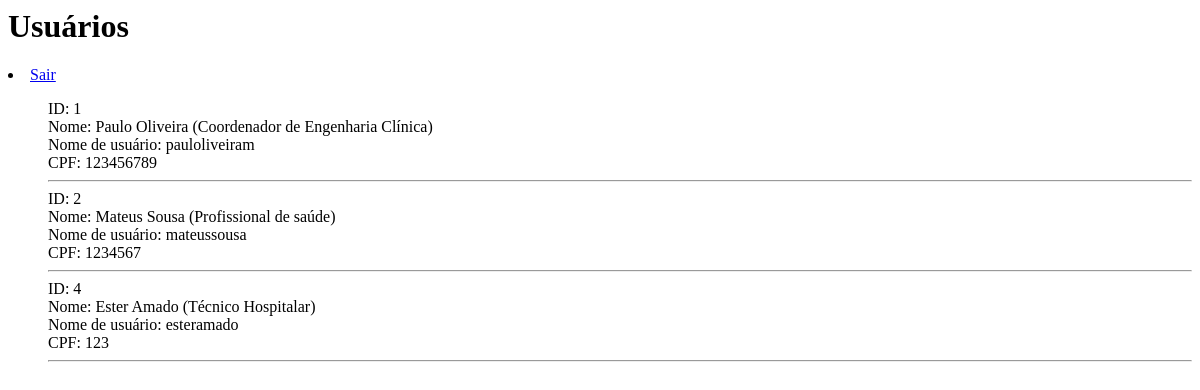
The app's page /usuarios/, older data.
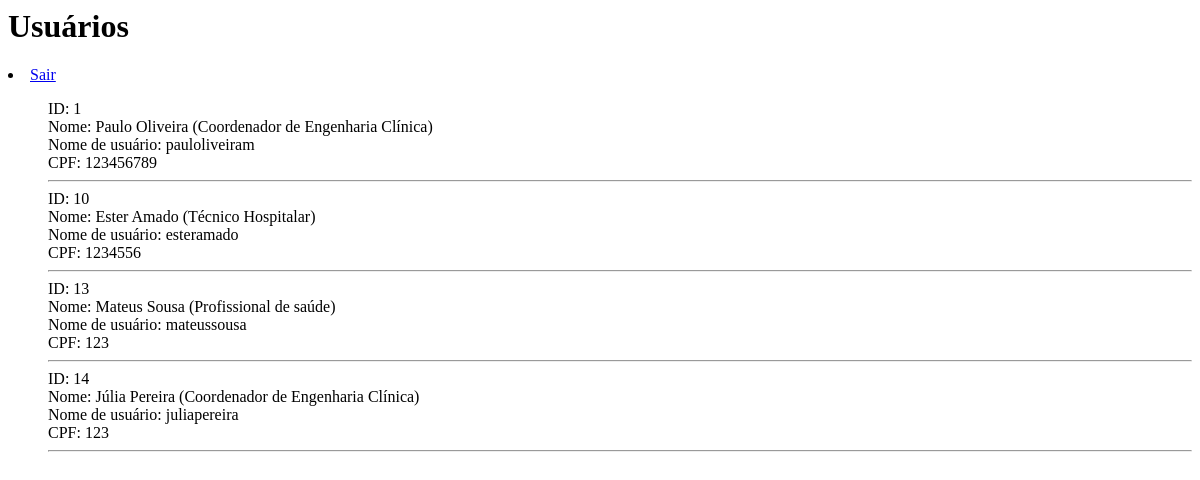
The same page, newer data.
### usuarios/models.py (models this page shows, shortened)
class Usuario(AbstractBaseUser, PermissionsMixin):
    PROFISSIONAL_CHOICES = (
        ('1', 'Coordenador de Engenharia Clínica'),
        ('2', 'Técnico Hospitalar'),
        ('3', 'Profissional de saúde')
        )
    nome = models.CharField("Nome", max_length=255, blank=False)
    sobrenome = models.CharField("Sobrenome", max_length=255, blank=False)
    username = models.CharField("Nome de usuário", max_length=255, blank=False, unique=True)
    email = models.EmailField("E-mail", max_length=255, blank=False, unique=True)
    cpf = models.CharField("CPF", max_length=255, blank=False)
    telefone = models.CharField("Telefone", max_length=255, blank=False)
    data_nascimento = models.DateField("Data de Nascimento", null=True)
    tipo_profissional = models.CharField(max_length=1, choices=PROFISSIONAL_CHOICES, blank=False, null=False)
    criado_em = models.DateTimeField("Criado em", auto_now_add=True)
    atualizado_em = models.DateTimeField("Atualizado em", auto_now=True)
    is_staff = models.BooleanField('Membro da equipe', default=False)
    is_superuser = models.BooleanField('Admin do sistema', default=False)
    USERNAME_FIELD = 'username'
    REQUIRED_FIELDS = ['nome', 'sobrenome', 'email', 'cpf', 'tipo_profissional']
    objects = UserManager()
    class Meta:
        verbose_name = 'Usuário'
        verbose_name_plural = 'Usuários'

### usuarios/views.py (the view)
# urls.py: path('', lista_usuarios, name='lista_usuarios'),
def lista_usuarios(request):
    context = {}
    context["dataset"] = Usuario.objects.all()
    return render(request, 'lista_usuarios.html', context)

### usuarios/templates/lista_usuarios.html
<h1> Usuários </h1>
<li><a href="{% url 'logout_usuario' %}">Sair</a></li>
<ul>
	{% for data in dataset %}
    ID: {{data.id}}<br>
	Nome: {{ data.nome }} {{data.sobrenome}} ({{ data.get_tipo_profissional_display }})<br>
    Nome de usuário: {{ data.username }}<br>
    CPF: {{ data.cpf }}
	<hr/>
	{% empty %}
	<li>Não há usuários cadastrados.</li>
	{% endfor %}
</ul>

Row changes from the older to the newer data that the page shows:
removed Usuario: id "2", nome "Mateus", sobrenome "Sousa", tipo_profissional "Profissional de saúde", username "mateussousa", cpf "1234567"
removed Usuario: id "4", nome "Ester", sobrenome "Amado", tipo_profissional "Técnico Hospitalar", username "esteramado", cpf "123"
added Usuario: id "10", nome "Ester", sobrenome "Amado", tipo_profissional "Técnico Hospitalar", username "esteramado", cpf "1234556"
added Usuario: id "13", nome "Mateus", sobrenome "Sousa", tipo_profissional "Profissional de saúde", username "mateussousa", cpf "123"
added Usuario: id "14", nome "Júlia", sobrenome "Pereira", tipo_profissional "Coordenador de Engenharia Clínica", username "juliapereira", cpf "123"
